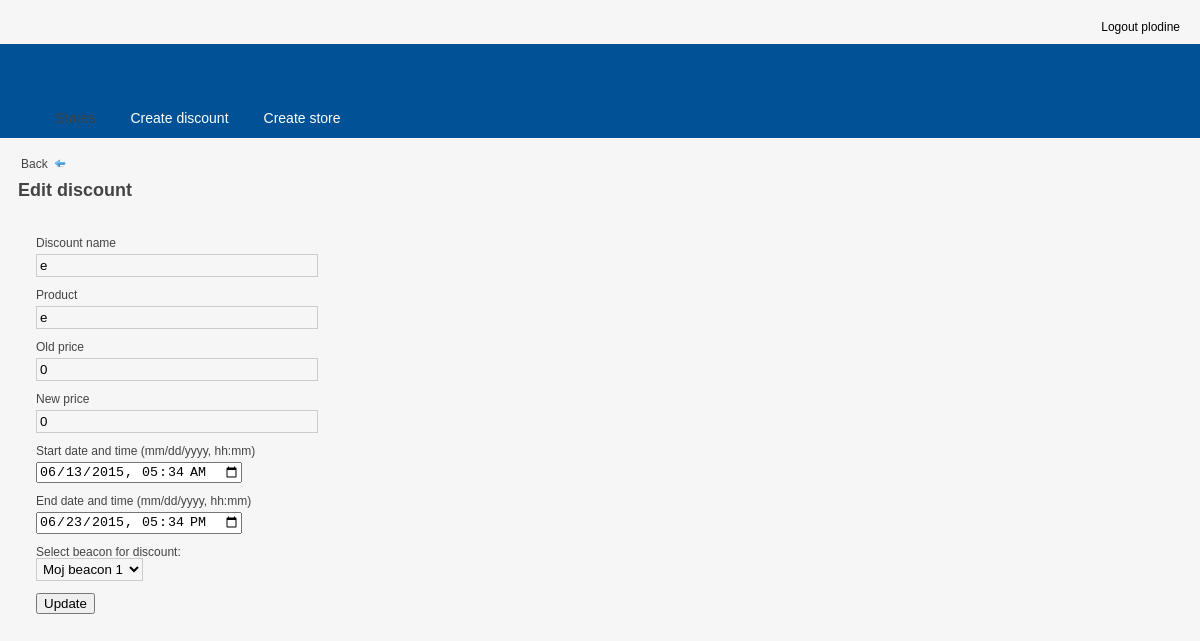
The page /php/edit_discount.php?id=7 (signed in) on the database as committed earlier.
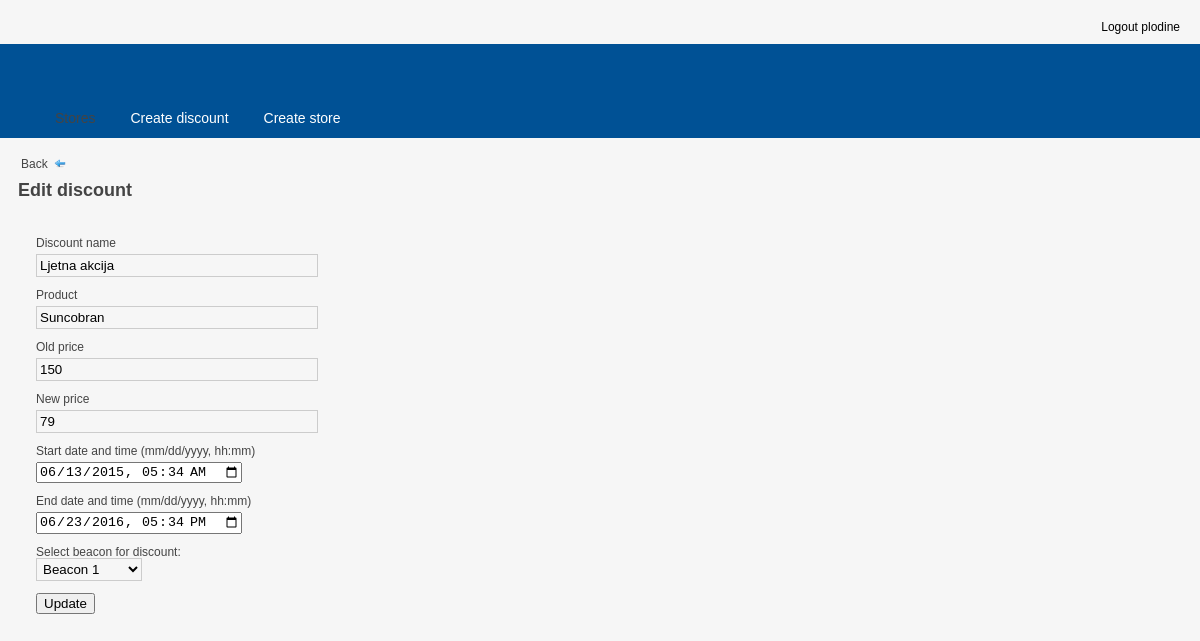
The same page on the database as committed later.
### tables this page shows
CREATE TABLE IF NOT EXISTS `discounts` (
  `id` int(11) NOT NULL AUTO_INCREMENT,
  `id_store` int(11) NOT NULL,
  `id_beacon` int(11) NOT NULL,
  `name` varchar(50) NOT NULL,
  `product` varchar(50) NOT NULL,
  `new_price` float NOT NULL,
  `old_price` float NOT NULL,
  `valid_from` datetime NOT NULL,
  `valid_to` datetime NOT NULL,
  PRIMARY KEY (`id`),
  KEY `id_store` (`id_store`,`id_beacon`)
);

CREATE TABLE IF NOT EXISTS `beacon` (
  `id` int(11) NOT NULL AUTO_INCREMENT,
  `beacon_name` varchar(100) NOT NULL,
  `factory_id` varchar(17) NOT NULL,
  PRIMARY KEY (`id`)
);

### php/edit_discount.php (the view, shortened to what this page needs)
<html>
    <head>
        <link rel="stylesheet" type="text/css" href="../css/styles.css" />
    </head>
    <body>
        <div id="header">
            <div id="header-status">
                <div >
                    <div >
                    </div>
                    <div >
                        <?php include "logout_menu.php"; ?>
                    </div>
                </div>
                <?php
                    include('menu.php');
                ?>
        </div>
        <div >
                <div class="module">
                             <?php
                                $sql= mysql_query ("SELECT id_store FROM discounts where id=" . $_GET['id']);
                                $row = mysql_fetch_array($sql);
                                echo '<a href="store_discounts.php?id=' . $row['id_store'] . '" " class="button">';
                             ?>
                        	<span>Back&nbsp;&nbsp;<img src="../img/arrow-180.gif" width="12" height="9"  /></span>
                        </a>
                     <h2><span><br/>Edit discount</span></h2>
                     <div class="module-body">
                        <form method="POST" action="update_discount.php" id="forma" onsubmit="return validacija()">
                            <?php
                        function formatDate($d){
                            $d[10] = 'T';
                            return $d;
                        }
                                $sql= mysql_query ("SELECT * FROM discounts where id=" . $_GET['id']);
                                $row = mysql_fetch_array($sql);
                        echo "
						<p>
                            <label>Discount name</label>
                            <input type='text'  name='name' placeholder='Name' class='input-short' value='".$row['name']."' required/>
                        </p>
                         <p>
                            <label>Product</label>
                            <input type='text'  name='product' placeholder='Product' class='input-short' value='".$row['product']."' required/>
                        </p>
                         <p>
                            <label>Old price</label>
                            <input type='text'  name='oldPrice' placeholder='Old price' class='input-short' value='".$row['old_price']."' required/>
                        </p>
                         <p>
                            <label>New price</label>
                            <input type='text'  name='newPrice' placeholder='New price' class='input-short' value='".$row['new_price']."' required/>
                        </p>
                         <p>
                            <label>Start date and time (mm/dd/yyyy, hh:mm)</label>
                            <input id='start' name='start' type='datetime-local' value='".formatDate($row['valid_from'])."' required>
                        </p>
                         <p>
                            <label>End date and time (mm/dd/yyyy, hh:mm)</label>
                            <input id='end' name='end' type='datetime-local' value='".formatDate($row['valid_to'])."' required>
                        </p>
                                Select beacon for discount:</br><select name='beacon' required>
                                <option value=''>Please select</option>";
                            $sql= mysql_query ("SELECT * FROM beacon");
                                while ($beacon_row = mysql_fetch_array($sql))
                                {
                                    echo "<option value='" .$beacon_row['id'] . "'";
                                    if($beacon_row['id'] == $row['id_beacon'])
                                        echo " selected";
                                    echo ">" .$beacon_row['beacon_name'] . "</option>";
                                }
                                echo "</select>
                                <input type='hidden'  name='id' value='".$_GET['id']."' required/>";
                            ?>
                            <br><br>  <input  type="submit" value="Update" />
                        </form>
                     </div>
                </div>
            </div>
			</div>
	</body>
</html>

Rows that differ between the two databases and show on the page:
changed discounts: name "e" → "Ljetna akcija"; product "e" → "Suncobran"; oldPrice "0" → "150"; newPrice "0" → "79"; end "06/23/2015 17:34" → "06/23/2016 17:34"; beacon "Moj beacon 1" → "Beacon 1"
